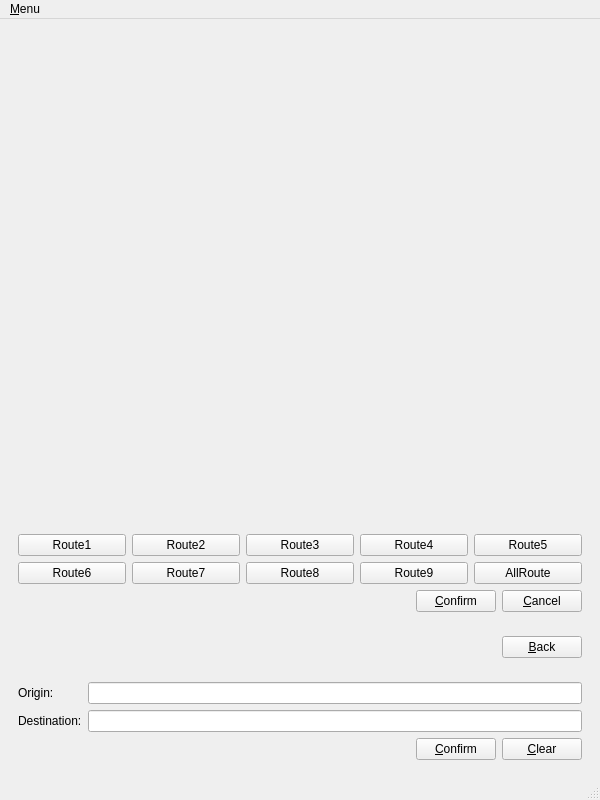
<?xml version="1.0" encoding="UTF-8"?>
<ui version="4.0">
 <class>MapMainWindow</class>
 <widget class="QMainWindow" name="MapMainWindow">
  <property name="geometry">
   <rect>
    <x>0</x>
    <y>0</y>
    <width>600</width>
    <height>800</height>
   </rect>
  </property>
  <property name="windowTitle">
   <string>MainWindow</string>
  </property>
  <widget class="QWidget" name="centralwidget">
   <layout class="QVBoxLayout" name="verticalLayout">
    <item>
     <widget class="QWidget" name="displayArea" native="true">
      <layout class="QVBoxLayout" name="verticalLayout_2"/>
     </widget>
    </item>
    <item>
     <widget class="QWidget" name="inputArea" native="true">
      <property name="sizePolicy">
       <sizepolicy hsizetype="Preferred" vsizetype="Maximum">
        <horstretch>0</horstretch>
        <verstretch>0</verstretch>
       </sizepolicy>
      </property>
      <layout class="QVBoxLayout" name="verticalLayout_3">
       <property name="leftMargin">
        <number>0</number>
       </property>
       <property name="topMargin">
        <number>0</number>
       </property>
       <property name="rightMargin">
        <number>0</number>
       </property>
       <property name="bottomMargin">
        <number>0</number>
       </property>
       <item>
        <widget class="QWidget" name="routeArea" native="true">
         <layout class="QVBoxLayout" name="verticalLayout_7">
          <item>
           <layout class="QGridLayout" name="routeInput">
            <item row="0" column="0">
             <widget class="QPushButton" name="route0">
              <property name="text">
               <string>Route1</string>
              </property>
             </widget>
            </item>
            <item row="0" column="4">
             <widget class="QPushButton" name="route4">
              <property name="text">
               <string>Route5</string>
              </property>
             </widget>
            </item>
            <item row="0" column="1">
             <widget class="QPushButton" name="route1">
              <property name="text">
               <string>Route2</string>
              </property>
             </widget>
            </item>
            <item row="0" column="3">
             <widget class="QPushButton" name="route3">
              <property name="text">
               <string>Route4</string>
              </property>
             </widget>
            </item>
            <item row="0" column="2">
             <widget class="QPushButton" name="route2">
              <property name="text">
               <string>Route3</string>
              </property>
             </widget>
            </item>
            <item row="1" column="0">
             <widget class="QPushButton" name="route5">
              <property name="text">
               <string>Route6</string>
              </property>
             </widget>
            </item>
            <item row="1" column="1">
             <widget class="QPushButton" name="route6">
              <property name="text">
               <string>Route7</string>
              </property>
             </widget>
            </item>
            <item row="1" column="2">
             <widget class="QPushButton" name="route7">
              <property name="text">
               <string>Route8</string>
              </property>
             </widget>
            </item>
            <item row="1" column="3">
             <widget class="QPushButton" name="route8">
              <property name="text">
               <string>Route9</string>
              </property>
             </widget>
            </item>
            <item row="1" column="4">
             <widget class="QPushButton" name="allroute">
              <property name="text">
               <string>AllRoute</string>
              </property>
             </widget>
            </item>
           </layout>
          </item>
          <item>
           <layout class="QHBoxLayout" name="horizontalLayout">
            <item>
             <spacer name="horizontalSpacer_2">
              <property name="orientation">
               <enum>Qt::Horizontal</enum>
              </property>
              <property name="sizeHint" stdset="0">
               <size>
                <width>40</width>
                <height>20</height>
               </size>
              </property>
             </spacer>
            </item>
            <item>
             <widget class="QPushButton" name="cfmRouteBtn">
              <property name="text">
               <string>&amp;Confirm</string>
              </property>
             </widget>
            </item>
            <item>
             <widget class="QPushButton" name="cclRouteBtn">
              <property name="text">
               <string>&amp;Cancel</string>
              </property>
             </widget>
            </item>
           </layout>
          </item>
         </layout>
        </widget>
       </item>
       <item>
        <widget class="QWidget" name="backArea" native="true">
         <layout class="QHBoxLayout" name="horizontalLayout_4">
          <item>
           <spacer name="horizontalSpacer_3">
            <property name="orientation">
             <enum>Qt::Horizontal</enum>
            </property>
            <property name="sizeHint" stdset="0">
             <size>
              <width>480</width>
              <height>20</height>
             </size>
            </property>
           </spacer>
          </item>
          <item>
           <widget class="QPushButton" name="backBtn">
            <property name="text">
             <string>&amp;Back</string>
            </property>
           </widget>
          </item>
         </layout>
        </widget>
       </item>
       <item>
        <widget class="QWidget" name="placeArea" native="true">
         <layout class="QVBoxLayout" name="verticalLayout_6">
          <item>
           <layout class="QFormLayout" name="placeInput">
            <item row="0" column="0">
             <widget class="QLabel" name="label_2">
              <property name="text">
               <string>Origin:</string>
              </property>
             </widget>
            </item>
            <item row="0" column="1">
             <widget class="QLineEdit" name="originInput"/>
            </item>
            <item row="1" column="0">
             <widget class="QLabel" name="label_3">
              <property name="text">
               <string>Destination:</string>
              </property>
             </widget>
            </item>
            <item row="1" column="1">
             <widget class="QLineEdit" name="destInput"/>
            </item>
           </layout>
          </item>
          <item>
           <layout class="QHBoxLayout" name="horizontalLayout_3">
            <item>
             <spacer name="horizontalSpacer">
              <property name="orientation">
               <enum>Qt::Horizontal</enum>
              </property>
              <property name="sizeHint" stdset="0">
               <size>
                <width>40</width>
                <height>20</height>
               </size>
              </property>
             </spacer>
            </item>
            <item>
             <widget class="QPushButton" name="cfmPlaceBtn">
              <property name="text">
               <string>&amp;Confirm</string>
              </property>
             </widget>
            </item>
            <item>
             <widget class="QPushButton" name="clrPlaceBtn">
              <property name="text">
               <string>&amp;Clear</string>
              </property>
             </widget>
            </item>
           </layout>
          </item>
         </layout>
        </widget>
       </item>
      </layout>
     </widget>
    </item>
   </layout>
  </widget>
  <widget class="QMenuBar" name="menubar">
   <property name="geometry">
    <rect>
     <x>0</x>
     <y>0</y>
     <width>600</width>
     <height>23</height>
    </rect>
   </property>
   <widget class="QMenu" name="menu_Menu">
    <property name="title">
     <string>&amp;Menu</string>
    </property>
   </widget>
   <addaction name="menu_Menu"/>
  </widget>
  <widget class="QStatusBar" name="statusbar"/>
 </widget>
 <resources/>
 <connections>
  <connection>
   <sender>clrPlaceBtn</sender>
   <signal>clicked()</signal>
   <receiver>originInput</receiver>
   <slot>clear()</slot>
   <hints>
    <hint type="sourcelabel">
     <x>551</x>
     <y>714</y>
    </hint>
    <hint type="destinationlabel">
     <x>338</x>
     <y>658</y>
    </hint>
   </hints>
  </connection>
  <connection>
   <sender>clrPlaceBtn</sender>
   <signal>clicked()</signal>
   <receiver>destInput</receiver>
   <slot>clear()</slot>
   <hints>
    <hint type="sourcelabel">
     <x>551</x>
     <y>714</y>
    </hint>
    <hint type="destinationlabel">
     <x>338</x>
     <y>684</y>
    </hint>
   </hints>
  </connection>
 </connections>
</ui>
